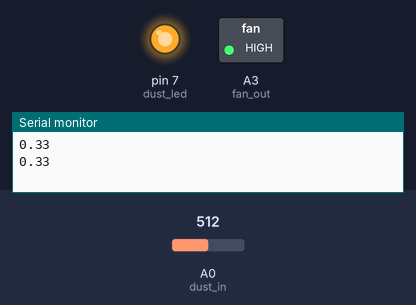
The sketch below on a simulated Arduino Uno, built with avr-gcc and run on an emulated ATmega328P. On the bench: switched loads named in the sketch (green lamp = pin HIGH), output pins drawn as LEDs (lit = HIGH), the last lines printed to the serial monitor. The test bench sets the inputs (shaded band); at power-on: A0 (dust_in) = 512.

Above: at 1.3 s.
1.4 s: A0 (dust_in) set to 372
3.2 s: A0 (dust_in) set to 350
At 4.8 s:
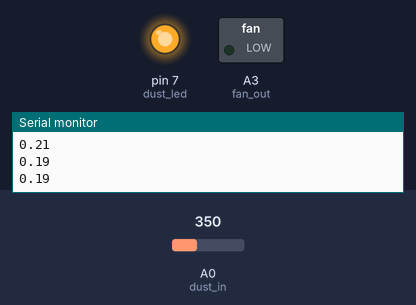
5.5 s: A0 (dust_in) set to 511
At 6.7 s:
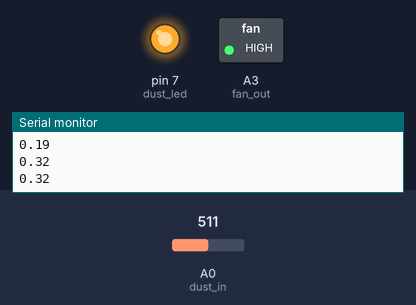
7.6 s: A0 (dust_in) set to 306
At 8.6 s:
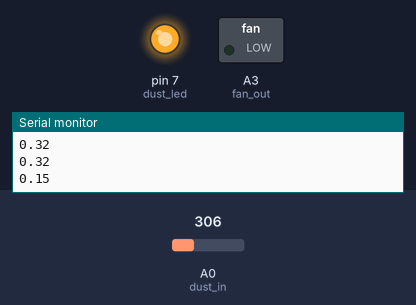
Timing chart, 0 to 10.6 s (numbered marks = the images above; inputs shaded):
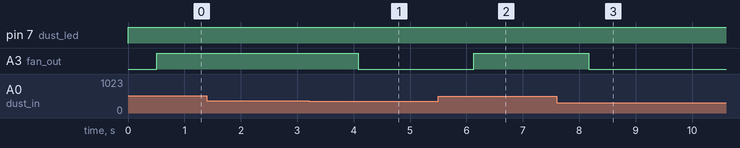

The sketch:

its_too_dusty_here.ino
```cpp
 /* *-*- some definations *-* */
#define CALIBRATION_SAMPLES 100
#define CALIBRATION_INTERVAL 50
#define LOAD_RESISTANCE_VAL 5.0
#define GAS_RES_SAMPLE_VAL 50.0
#define GAS_RES_DELAY_VAL 5
#define CLEAN_AIR_FACTOR 9.83
#define TOTAL_GASES_IDENTIFY 3

// dust sensor contituents
int dust_in = A0;
int fan_out = A3;
int dust_led = 7;
float dust_read, dust_samp, dust_;
unsigned int delt_time = 40;

// gas sensor contituents
//int gas_sens = A6;
//float r0, ratio;
unsigned int sampling_time = 280;
unsigned int sleep_time = 9680;
int i;
void setup() {

  Serial.begin(9600);
  pinMode(dust_led, OUTPUT);
}

void loop() {

  dust_samp = read_dust();

  if (dust_samp >= 0.20) {
    analogWrite(fan_out, 255);
  }
  else {
    analogWrite(fan_out, 0);

  }
    Serial.println(dust_samp);

//  delay(5000);


}

/* Dust sensor reading */
float read_dust() {

  digitalWrite(dust_led, LOW); // turning the led to ACTIVE HIGH
  delayMicroseconds(sampling_time); // delay for pulse mapping [1]

  dust_read = analogRead(dust_in); // read the dust measurement

  delayMicroseconds(delt_time); //[1]
  digitalWrite(dust_led, HIGH); // turning the sensing IR led to LOW
  delayMicroseconds(sleep_time); // [1]
  dust_read = dust_read * (5.0 / 1024.0); // mapped 5 voltage values to 1023 integer value
  dust_read = (dust_read * 0.17) - 0.1;

  delay(500);
  return dust_read;
}
```

Measured:
- the behaviour switches between 362 and 361 on A0 (dust_in) (found by bisection; images 0 and 1)
- after the input at 3.2 s, A3 (fan_out): HIGH → LOW after 0.88 s
- after the input at 5.5 s, A3 (fan_out): LOW → HIGH after 0.63 s
- after the input at 7.6 s, A3 (fan_out): HIGH → LOW after 0.57 s
